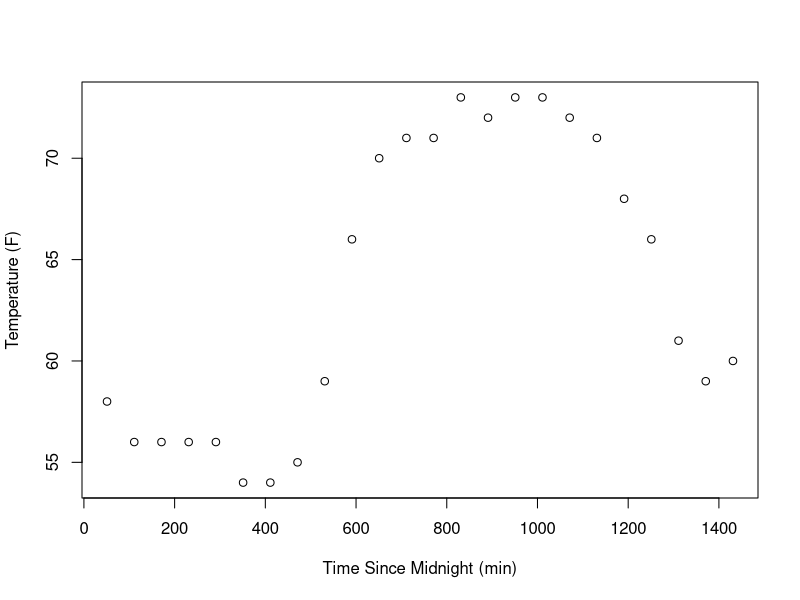

Reproduce this figure in R.
## ---- chunk 1
knitr::opts_chunk$set(echo = TRUE)
## ---- chunk 2
weather_data <- read.csv("weather.csv")
weather_data
## ---- chunk 3
weather_data$hour <- strtoi(c(data.frame(strsplit(weather_data$Time, ":"))[1,]))
weather_data$isPM <- c(data.frame(strsplit(weather_data$Time, " "))[2,]) == "PM"

weather_data$Time_Since_Midnight <- c(60*(weather_data$hour + 12*(weather_data$isPM - (weather_data$hour == 12))) + 51) 
# Each record is taken 51 minutes past the hour
## ---- chunk 4
weather_data[c("Time", "Time_Since_Midnight", "Temperature")]
## ---- chunk 5
plot(weather_data$Time_Since_Midnight, weather_data$Temperature,
     xlab="Time Since Midnight (min)", ylab="Temperature (F)")
